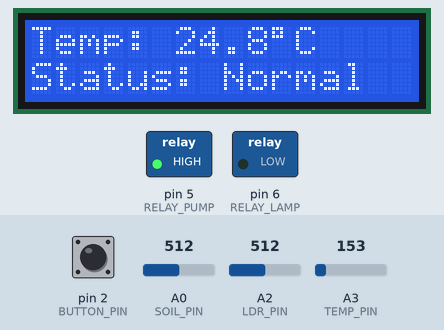
The sketch below on a simulated Arduino Uno, built with avr-gcc and run on an emulated ATmega328P. Parts: 16×2 character LCD, switched loads named in the sketch (green lamp = pin HIGH). The test bench sets the inputs (shaded band); at power-on: A2 (LDR_PIN) = 512, A0 (SOIL_PIN) = 512, A3 (TEMP_PIN) = 153, pin 2 (BUTTON_PIN) HIGH. What the sketch prints to the serial monitor is not drawn.

Above: at 4.2 s.
4.3 s: A2 (LDR_PIN) set to 367
At 7.3 s:
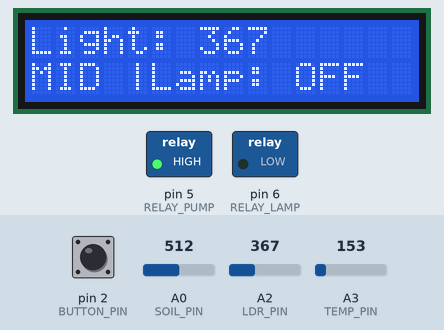
7.5 s: A2 (LDR_PIN) set to 333
At 10.3 s:
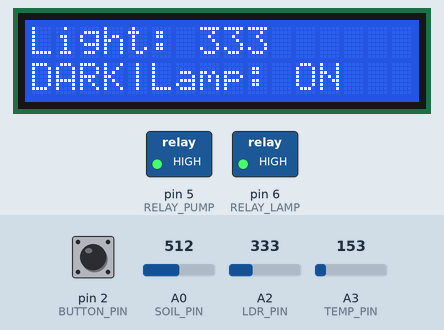
10.7 s: A0 (SOIL_PIN) set to 639
At 12.8 s:
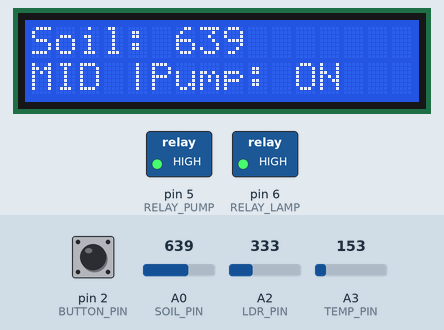
13.9 s: A0 (SOIL_PIN) set to 664
At 15.7 s:
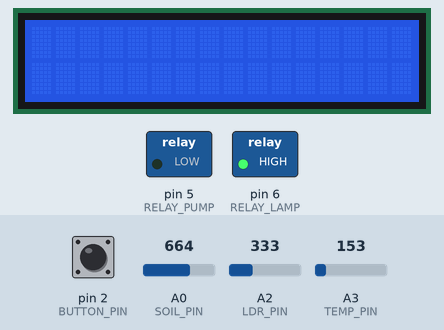
17.1 s: A3 (TEMP_PIN) set to 175
At 18.0 s:
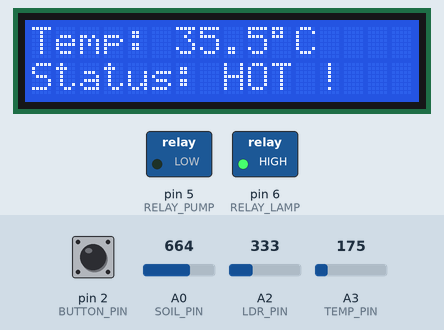
20.3 s: A0 (SOIL_PIN) set to 640
At 22.9 s:
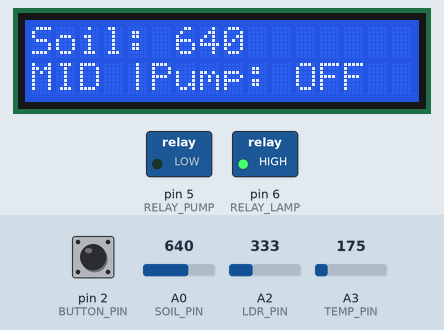
Timing chart, 0 to 24.4 s (numbered marks = the images above; inputs shaded):
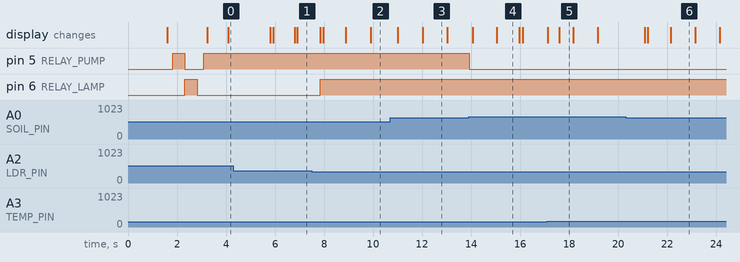

The sketch:

smart_monitoring_system1.ino
```cpp
#include <Wire.h>
#include <LiquidCrystal_I2C.h>

LiquidCrystal_I2C lcd(0x27, 16, 2);

#define SOIL_PIN    A0
#define LDR_PIN     A2
#define TEMP_PIN    A3
#define BUTTON_PIN  2

#define RELAY_PUMP  5
#define RELAY_LAMP  6

#define SOIL_DRY_ON   550
#define SOIL_WET_OFF  650
#define LDR_DARK_ON   350
#define LDR_BRIGHT_OFF 450
#define TEMP_HOT_THRESHOLD 32.0

#define RELAY_ON  HIGH
#define RELAY_OFF LOW

#define SENSOR_INTERVAL 500
#define DEBOUNCE_DELAY  50
#define HASH_SAVE_INTERVAL 5000
#define PAGE_AUTO_ROTATE_INTERVAL 1000

#define HASH_TABLE_SIZE 10
#define MAX_NODES 30

struct SensorNode {
  int key;
  int soil;
  int ldr;
  float temp;
  unsigned long timestamp;
  int nextIndex;
  bool used;
};

SensorNode hashNodes[MAX_NODES];
int hashTable[HASH_TABLE_SIZE];
int nodeCount = 0;


unsigned long lastSensorRead = 0;
unsigned long lastHashSave = 0;
int currentPage = 0;

int soil = 0;
int ldr  = 0;
float tempC = 0;

bool pumpOn = false;
bool lampOn = false;
unsigned long lastPageRotate = 0;

int lastButtonState = HIGH;
int buttonState = HIGH;
unsigned long lastDebounceTime = 0;

void initHashTable() {
  for (int i = 0; i < HASH_TABLE_SIZE; i++) {
    hashTable[i] = -1;
  }

  for (int i = 0; i < MAX_NODES; i++) {
    hashNodes[i].used = false;
    hashNodes[i].nextIndex = -1;
  }

  nodeCount = 0;
}

int hashFunction(int key) {
  return key % HASH_TABLE_SIZE;
}

int allocateNode() {
  for (int i = 0; i < MAX_NODES; i++) {
    if (!hashNodes[i].used) {
      hashNodes[i].used = true;
      hashNodes[i].nextIndex = -1;
      return i;
    }
  }
  return -1;
}

void hashInsert(int key, int soilVal, int ldrVal, float tempVal) {
  int newIndex = allocateNode();
  if (newIndex == -1) {
    Serial.println(F("HASH TABLE FULL!"));
    return;
  }

  hashNodes[newIndex].key = key;
  hashNodes[newIndex].soil = soilVal;
  hashNodes[newIndex].ldr = ldrVal;
  hashNodes[newIndex].temp = tempVal;
  hashNodes[newIndex].timestamp = millis();

  int hashIndex = hashFunction(key);

  bool collision = false;
  if (hashTable[hashIndex] != -1) {
    collision = true;
    int current = hashTable[hashIndex];
    while (hashNodes[current].nextIndex != -1) {
      current = hashNodes[current].nextIndex;
    }
    hashNodes[current].nextIndex = newIndex;
  } else {
    hashTable[hashIndex] = newIndex;
  }

  nodeCount++;

  Serial.println(F("=================================="));
  Serial.println(F("= HASH TABLE: NEW NODE INSERTED  ="));
  Serial.println(F("=================================="));
  Serial.print(F("= Key:        ")); Serial.println(key);
  Serial.print(F("= Hash Index: ")); Serial.println(hashIndex);
  Serial.print(F("= Collision:  ")); Serial.println(collision ? F("YES") : F("NO"));
  Serial.print(F("= Soil:       ")); Serial.println(soilVal);
  Serial.print(F("= LDR:        ")); Serial.println(ldrVal);
  Serial.print(F("= Temp:       ")); Serial.print(tempVal, 1); Serial.println(F(" C"));
  Serial.print(F("= Time:       ")); Serial.print(millis()/1000); Serial.println(F("s"));
  Serial.print(F("= Total Nodes: ")); Serial.println(nodeCount);
  Serial.println(F("=================================="));
}

int hashSearch(int key) {
  int hashIndex = hashFunction(key);
  int current = hashTable[hashIndex];

  while (current != -1) {
    if (hashNodes[current].key == key) {
      return current;
    }
    current = hashNodes[current].nextIndex;
  }

  return -1;
}

void printHashTable() {
  Serial.println(F("\n=================================="));
  Serial.println(F("=  HASH TABLE STRUCTURE          ="));
  Serial.println(F("=================================="));
  Serial.print(F("= Total Nodes: ")); Serial.println(nodeCount);
  Serial.print(F("= Table Size:  ")); Serial.println(HASH_TABLE_SIZE);
  Serial.println(F("=================================="));

  int totalCollisions = 0;

  for (int i = 0; i < HASH_TABLE_SIZE; i++) {
    Serial.print(F("Bucket ["));
    Serial.print(i);
    Serial.print(F("]: "));

    if (hashTable[i] == -1) {
      Serial.println(F("(empty)"));
    } else {
      int current = hashTable[i];
      int chainLength = 0;

      while (current != -1) {
        if (chainLength > 0) {
          Serial.print(F(" -> "));
          totalCollisions++;
        }

        Serial.print(F("[Key: "));
        Serial.print(hashNodes[current].key);
        Serial.print(F(", Soil: "));
        Serial.print(hashNodes[current].soil);
        Serial.print(F(", LDR: "));
        Serial.print(hashNodes[current].ldr);
        Serial.print(F(", Temp: "));
        Serial.print(hashNodes[current].temp, 1);
        Serial.print(F("C]"));

        current = hashNodes[current].nextIndex;
        chainLength++;
      }
      Serial.println();
    }
  }

  Serial.print(F("\n= Total Collisions: "));
  Serial.println(totalCollisions);
  Serial.print(F("= Load Factor: "));
  Serial.print((float)nodeCount / HASH_TABLE_SIZE, 2);
  Serial.println(F("\n================\n"));
}

void setup() {
  Serial.begin(9600);

  pinMode(RELAY_PUMP, OUTPUT);
  pinMode(RELAY_LAMP, OUTPUT);
  pinMode(BUTTON_PIN, INPUT_PULLUP);

  digitalWrite(RELAY_PUMP, RELAY_OFF);
  digitalWrite(RELAY_LAMP, RELAY_OFF);

  lcd.init();
  lcd.backlight();

  lcd.setCursor(0,0);
  lcd.print("Smart Farming");
  lcd.setCursor(0,1);
  lcd.print("with Hash Table");
  delay(1500);
  lcd.clear();

  initHashTable();

  Serial.println(F("\n=================================="));
  Serial.println(F("=  SMART FARMING SYSTEM v2.0     ="));
  Serial.println(F("=  with Hash Table (Chaining)    ="));
  Serial.println(F("=================================="));
  Serial.println(F("System started. Data saved every 5s."));
  Serial.println(F("\n[RELAY CONFIG]"));
  Serial.println(F("Relay Type: ACTIVE HIGH"));
  Serial.println(F("HIGH = ON, LOW = OFF"));

  Serial.println(F("\n[RELAY TEST]"));
  Serial.println(F("Testing Pump Relay..."));
  digitalWrite(RELAY_PUMP, HIGH);
  delay(500);
  digitalWrite(RELAY_PUMP, LOW);
  Serial.println(F("Testing Lamp Relay..."));
  digitalWrite(RELAY_LAMP, HIGH);
  delay(500);
  digitalWrite(RELAY_LAMP, LOW);
  Serial.println(F("Relay test complete!"));

  Serial.println(F("\n[THRESHOLDS]"));
  Serial.println(F("SOIL: <550 DRY (Pump ON)"));
  Serial.println(F("      >650 WET (Pump OFF)"));
  Serial.println(F("LDR:  <350 DARK (Lamp ON)"));
  Serial.println(F("      >450 BRIGHT (Lamp OFF)"));
  Serial.println(F("\n[HASH TABLE]"));
  Serial.print(F("Table Size: ")); Serial.println(HASH_TABLE_SIZE);
  Serial.print(F("Max Nodes:  ")); Serial.println(MAX_NODES);
  Serial.println(F("Collision Handling: Chaining"));
  Serial.println(F("\n[TEST MODE]"));
  Serial.println(F("Reading initial sensor values..."));
  Serial.println();
}

void loop() {

  int reading = digitalRead(BUTTON_PIN);

  if (reading != lastButtonState) {
    lastDebounceTime = millis();
  }

  if ((millis() - lastDebounceTime) > DEBOUNCE_DELAY) {
    if (reading != buttonState) {
      buttonState = reading;
      if (buttonState == LOW) {
        currentPage = (currentPage + 1) % 3;
        lcd.clear();
        Serial.print(F(">>> Page: ")); Serial.println(currentPage);
      }
    }
  }

  if (millis() - lastPageRotate >= PAGE_AUTO_ROTATE_INTERVAL) {
    lastPageRotate = millis();
    currentPage = (currentPage + 1) % 3;
    lcd.clear();
    Serial.print(F(">>> Auto Page: ")); Serial.println(currentPage);
  }

  lastButtonState = reading;

  if (millis() - lastSensorRead >= SENSOR_INTERVAL) {
    lastSensorRead = millis();

    soil = analogRead(SOIL_PIN);
    ldr  = analogRead(LDR_PIN);

    int tempRaw = analogRead(TEMP_PIN);
    float voltage = tempRaw * (5.0 / 1023.0);
    tempC = (voltage - 0.5) * 100.0;


    bool sensorError =
      soil < 0 || soil > 1023 ||
      ldr  < 0 || ldr  > 1023 ||
      tempC < -20 || tempC > 80;

    if (sensorError) {
      pumpOn = false;
      lampOn = false;
      Serial.println(F("!!! SENSOR ERROR !!!"));
    } else {

      bool prevPump = pumpOn;
      if (!pumpOn && soil < SOIL_DRY_ON) {
        pumpOn = true;
      }
      if (pumpOn && soil > SOIL_WET_OFF) {
        pumpOn = false;
      }

      if (pumpOn != prevPump) {
        Serial.print(F(">>> PUMP: "));
        Serial.print(pumpOn ? F("ON") : F("OFF"));
        Serial.print(F(" (Soil: "));
        Serial.print(soil);
        Serial.print(pumpOn ? F(" - DRY)") : F(" - WET)"));
        Serial.println();
      }


      bool prevLamp = lampOn;
      if (!lampOn && ldr < LDR_DARK_ON) {
        lampOn = true;
      }
      if (lampOn && ldr > LDR_BRIGHT_OFF) {
        lampOn = false;
      }

      if (lampOn != prevLamp) {
        Serial.print(F(">>> LAMP: "));
        Serial.print(lampOn ? F("ON") : F("OFF"));
        Serial.print(F(" (LDR: "));
        Serial.print(ldr);
        Serial.print(lampOn ? F(" - DARK)") : F(" - BRIGHT)"));
        Serial.println();
      }
    }

    digitalWrite(RELAY_PUMP, pumpOn ? RELAY_ON : RELAY_OFF);
    digitalWrite(RELAY_LAMP, lampOn ? RELAY_ON : RELAY_OFF);


    Serial.print(F("Sensor -> Soil: "));
    Serial.print(soil);
    if (soil < SOIL_DRY_ON) {
      Serial.print(F(" [DRY]   -> Pump: ON  (Pin5: "));
    } else if (soil > SOIL_WET_OFF) {
      Serial.print(F(" [WET]   -> Pump: OFF (Pin5: "));
    } else {
      Serial.print(F(" [MID]   -> Pump: "));
      Serial.print(pumpOn ? F("ON ") : F("OFF"));
      Serial.print(F(" (Pin5: "));
    }
    Serial.print(digitalRead(RELAY_PUMP) == HIGH ? F("HIGH") : F("LOW"));
    Serial.print(F(")"));

    Serial.print(F(" | LDR: "));
    Serial.print(ldr);
    if (ldr < LDR_DARK_ON) {
      Serial.print(F(" [DARK]  -> Lamp: ON  (Pin6: "));
    } else if (ldr > LDR_BRIGHT_OFF) {
      Serial.print(F(" [BRIGHT]-> Lamp: OFF (Pin6: "));
    } else {
      Serial.print(F(" [MID]   -> Lamp: "));
      Serial.print(lampOn ? F("ON ") : F("OFF"));
      Serial.print(F(" (Pin6: "));
    }
    Serial.print(digitalRead(RELAY_LAMP) == HIGH ? F("HIGH") : F("LOW"));
    Serial.print(F(")"));

    Serial.print(F(" | Temp: "));
    Serial.print(tempC, 1);
    Serial.println(F("C"));
  }

  if (millis() - lastHashSave >= HASH_SAVE_INTERVAL) {
    lastHashSave = millis();

    int key = soil / 100;

    hashInsert(key, soil, ldr, tempC);
    printHashTable();
  }


  if (currentPage == 0) {
    lcd.setCursor(0,0);
    lcd.print("Soil: ");
    lcd.print(soil);
    lcd.print("    ");

    lcd.setCursor(0,1);
    if (soil < SOIL_DRY_ON) {
      lcd.print("DRY |Pump: ON  ");
    } else if (soil > SOIL_WET_OFF) {
      lcd.print("WET |Pump: OFF ");
    } else {
      lcd.print("MID |Pump: ");
      lcd.print(pumpOn ? "ON  " : "OFF ");
    }
  }
  else if (currentPage == 1) {
    lcd.setCursor(0,0);
    lcd.print("Light: ");
    lcd.print(ldr);
    lcd.print("   ");

    lcd.setCursor(0,1);
    if (ldr < LDR_DARK_ON) {
      lcd.print("DARK|Lamp: ON  ");
    } else if (ldr > LDR_BRIGHT_OFF) {
      lcd.print("BRT |Lamp: OFF ");
    } else {
      lcd.print("MID |Lamp: ");
      lcd.print(lampOn ? "ON  " : "OFF ");
    }
  }
  else {
    lcd.setCursor(0,0);
    lcd.print("Temp: ");
    lcd.print(tempC,1);
    lcd.print((char)223);
    lcd.print("C   ");

    lcd.setCursor(0,1);
    if (tempC >= TEMP_HOT_THRESHOLD) {
      lcd.print("Status: HOT !  ");
    } else {
      lcd.print("Status: Normal ");
    }
  }

  delay(10);
}
```

Measured:
- the behaviour switches between 350 and 349 on A2 (LDR_PIN) (found by bisection; images 1 and 2)
- the behaviour switches between 650 and 651 on A0 (SOIL_PIN) (found by bisection; images 3 and 4)
- after the input at 4.3 s, the display: first differs from a run without the input after 2.6 s (image 1)
- after the input at 7.5 s, pin 6 (RELAY_LAMP): LOW → HIGH after 0.34 s
- after the input at 10.7 s, the display: first differs from a run without the input after 1.3 s (image 3)
- after the input at 13.9 s, pin 5 (RELAY_PUMP): HIGH → LOW at once
- after the input at 17.1 s, the display: first differs from a run without the input after 0.50 s (image 5)
- after the input at 20.3 s, the display: first differs from a run without the input after 1.8 s (image 6)
